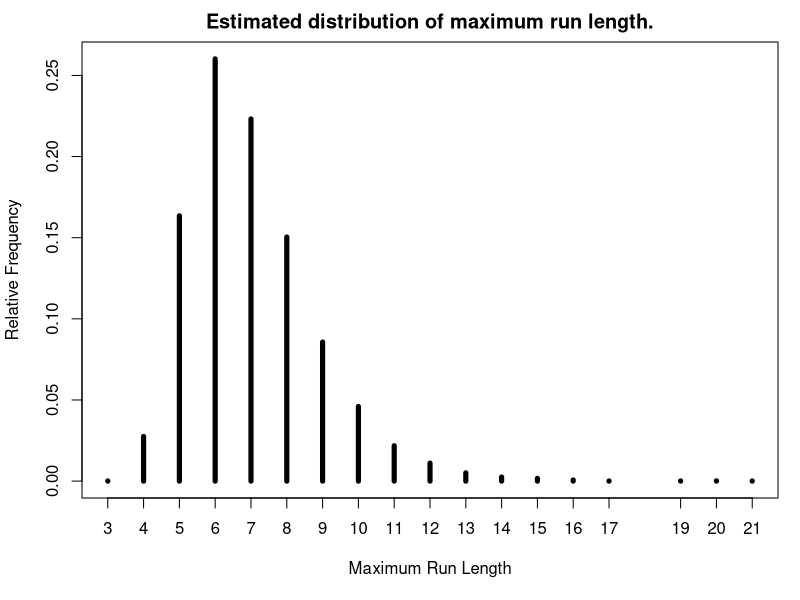

Recreate this plot in R.
## ---- chunk 1
	sample(1:6, 2, replace = TRUE)    # Sampling with replacement
## ---- chunk 2
	sample.int(6, size = 2, replace = TRUE)
## ---- chunk 3
	p <- c(1, rep(2, 4), 3) # Probability weights 
	p

	p / sum(p)              # The actual probabilities

	## p<-p/sum(p)
	x <- sample(1:6, 36, replace = TRUE, prob = p) 
	x
## ---- chunk 4
	sum(x == 1)

	sum(x == 6)

	table(x)
## ---- chunk 5
	x <- replicate(10000, sample(1:6, 36, replace = TRUE, prob = p))   # Repeat 10,000 times 
	dim(x)      # Each column is a replicate (result of 36 rolls)

	n1 <- apply(x == 1, 2, sum) 
	n6 <- apply(x == 6, 2, sum) 
	mean(n6 > n1)
## ---- chunk 6
	outer(1:3, 5:6) # Default is `FUN = "*"`

	outer(1:3, 5:6, "+") # But we can change it.

	cards <- outer(c("C", "D", "H", "S"), c(2:10, c("J","Q","K","A")), paste, sep = "_") 
	cards   # a 4 x 13 character matrix

	sample(cards, size = 5)    # Sampling without replacement
## ---- chunk 7
	sample(LETTERS[1:5], 9, replace = TRUE)
## ---- chunk 8
	x <- sample(LETTERS[1:5], 9, replace = TRUE) 
	x

	LETTERS[1:5] %in% x

	all(LETTERS[1:5] %in% x)
## ---- chunk 9
	for (dog in c("Lassie", "Toto", "Rin Tin Tin")) { 
		writeLines(paste(dog, "is a famous movie dog."))
		}
## ---- chunk 10
	writeLines(paste(c("Lassie", "Toto", "Rin Tin Tin"), "is a famous movie dog."))
## ---- chunk 11
	n_successes <- 0L # Initialize counter 
	for (i in 1:100) {
		x <- sample(LETTERS[1:5], 9, replace = TRUE) 
		is_success <- all(LETTERS[1:5] %in% x) 
		n_successes <- n_successes + is_success
		}
	n_successes / 100
## ---- chunk 12
	2 * sqrt(0.5*0.5/100) # An upper bound on the "margin of error" of our estimator.
## ---- chunk 13
	n_reps <- 1000
	n_ltrs <- 6
	n_sample <- 10
	n_successes <- 0L   # Initialize counter 
	for (i in 1:n_reps) {
		x <- sample(LETTERS[1:n_ltrs], n_sample, replace = TRUE) 
		is_success <- all(LETTERS[1:n_ltrs] %in% x)
		n_successes <- n_successes + is_success
		}
	n_successes / n_reps
## ---- chunk 14
	my_simulator <- function(n_reps, n_ltrs, n_sample) { 
		n_successes <- 0L # Initialize counter
		for (i in 1:n_reps) {
		x <- sample(LETTERS[1:n_ltrs], n_sample, replace = TRUE) 
		is_success <- all(LETTERS[1:n_ltrs] %in% x)
		n_successes <- n_successes + is_success
		}
		n_successes / n_reps 
		}

	my_simulator(10000, 5, 9)

	2 * sqrt(0.5*0.5/10000)  # An upper bound on the "margin of error" of our estimator.
## ---- chunk 15
	pr_all_occupied <- function(n, k) {
		sum((-1)^(0:k) * choose(k, 0:k) * (1 - (0:k)/k)^n)
		}
## ---- chunk 16
	pr_all_occupied(9, 5)
## ---- chunk 17
	x <- sample(c("H","T"), 100, replace = TRUE) 
	noquote(x)
	xr <- rle(x) 
	class(xr)
	is.list(xr)
	names(xr)
	xr$lengths
	xr$values
## ---- chunk 18
	max(xr$lengths)
## ---- chunk 19
	max(xr$lengths[xr$values == "H"])
## ---- chunk 20
	max(xr$lengths[xr$values == "T"])
## ---- chunk 21
	nsim <- 10000; ntosses <- 100
	maxrl <- vector("integer", length = nsim) # Pre-allocate a vector to hold results. 
	for (i in 1:nsim) {
		x <- sample(c("H","T"), ntosses, replace = TRUE)   # Toss the coins
		xr <- rle(x)     # Get run-length encoding.
		maxrl[i] <- max(xr$lengths)    # Save result for ith replicate.
		}
## ---- chunk 22
	mean(maxrl >= 6)
## ---- chunk 23
	rmax_run_len <- function(n) {
		x <- sample(c("H","T"), n, replace = TRUE) 
		xr <- rle(x)
		max(xr$lengths)
		}

	nsim <- 10000; ntosses <- 100
	maxrl <- replicate(nsim, rmax_run_len(ntosses)) 
	mean(maxrl >= 6)
## ---- chunk 24
#| fig-align: "center"
#| fig-width: 6
#| fig-height: 5
#| fig-cap: "The results of 10,000 simulated replications of 100 tosses of a fair coin."
#| fig-alt: "Plot showing the results of 10,000 simulated replications of 100 tosses of a fair coin."

	opar <- par(mar = c(5.1, 4.1, 2.1, 1.1)) 
	plot(table(maxrl)/nsim, type = "h", lwd = 5,
		xlab = "Maximum Run Length",
		ylab = "Relative Frequency",
		main = "Estimated distribution of maximum run length.")
	par(opar)
